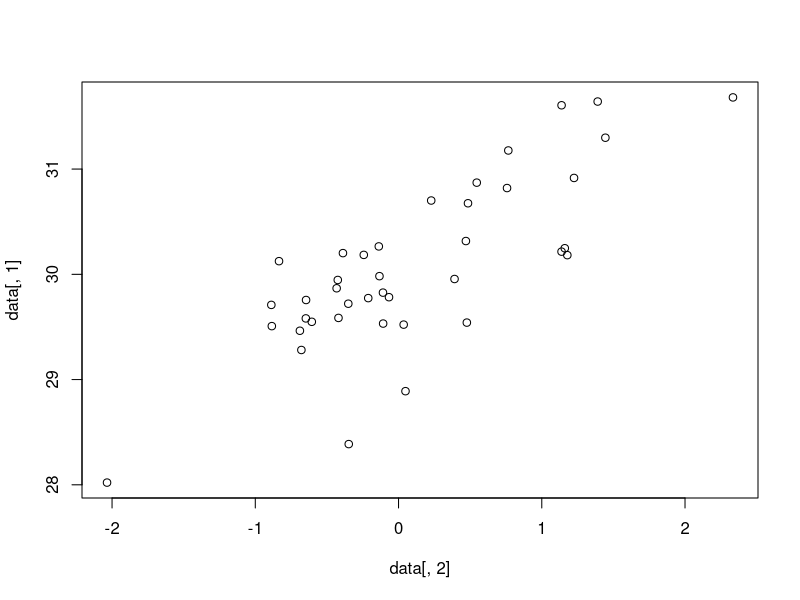
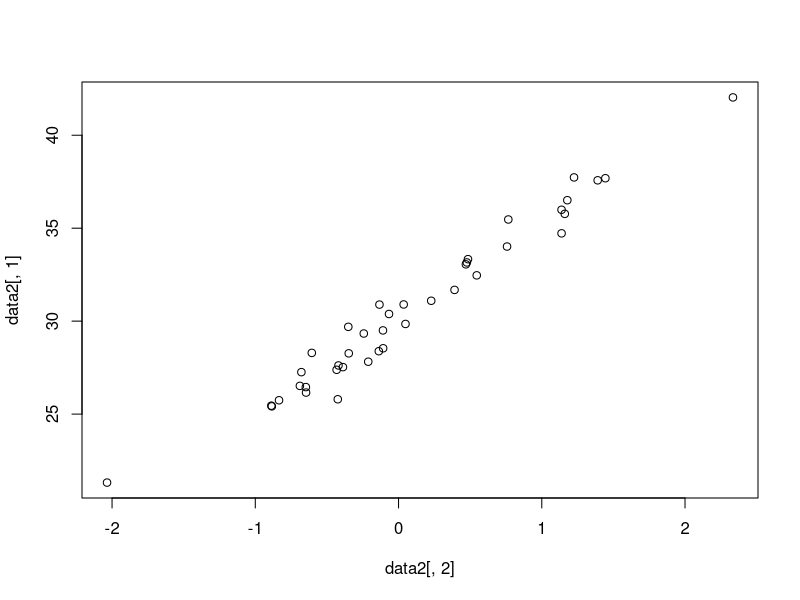
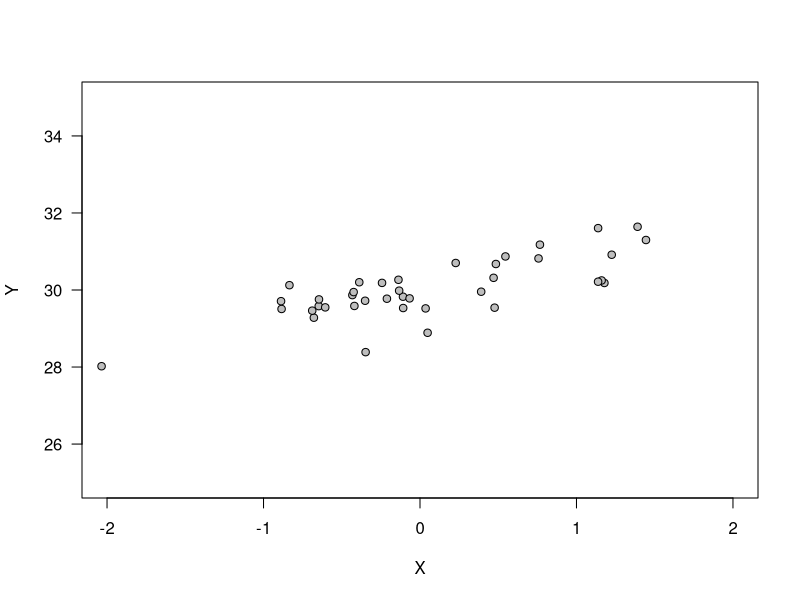
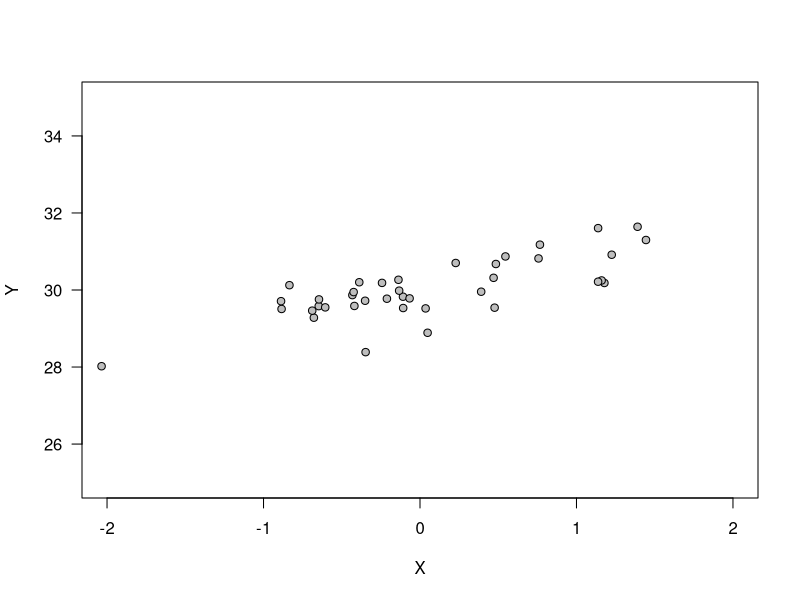
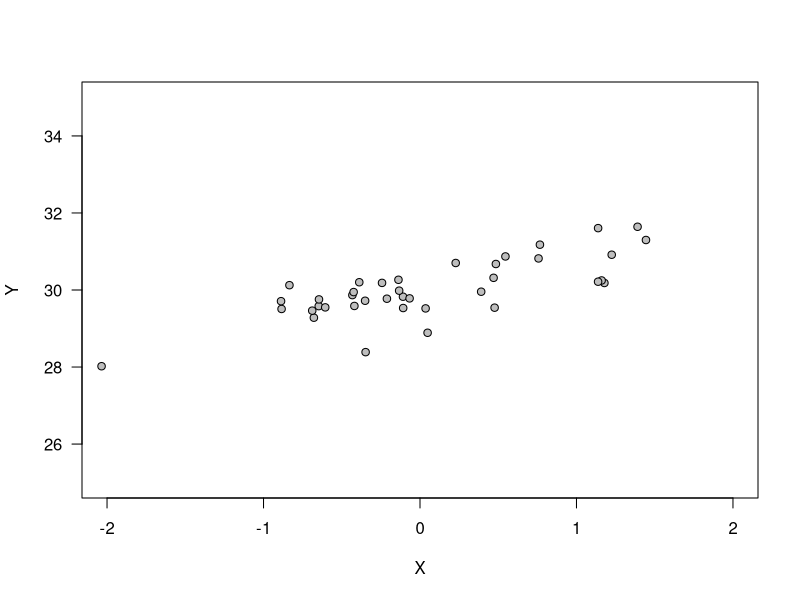
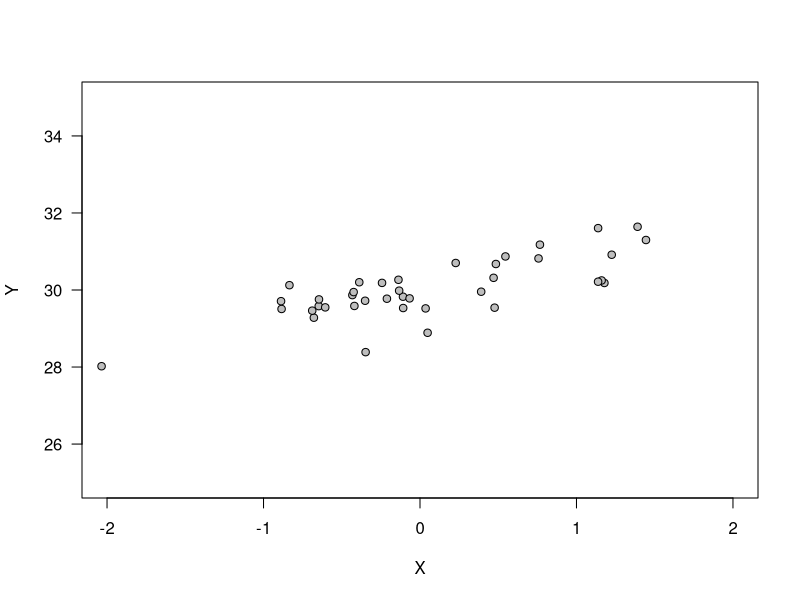
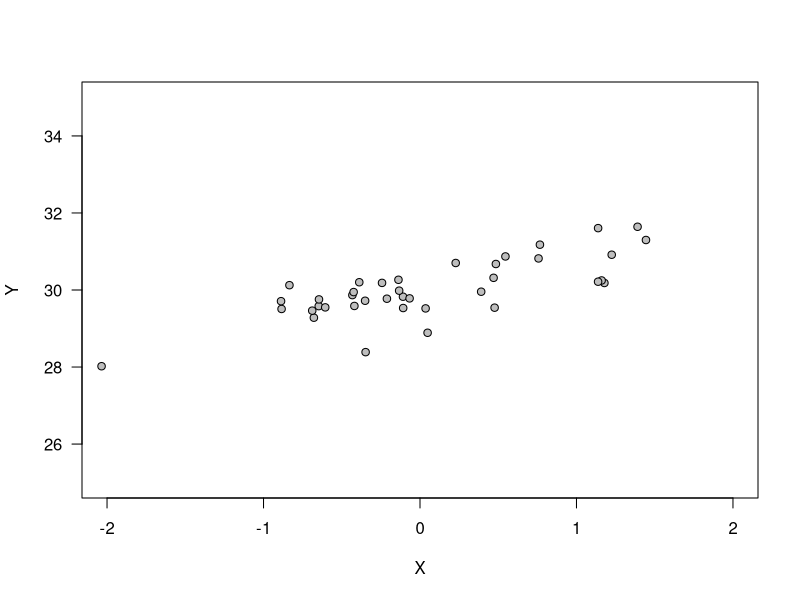
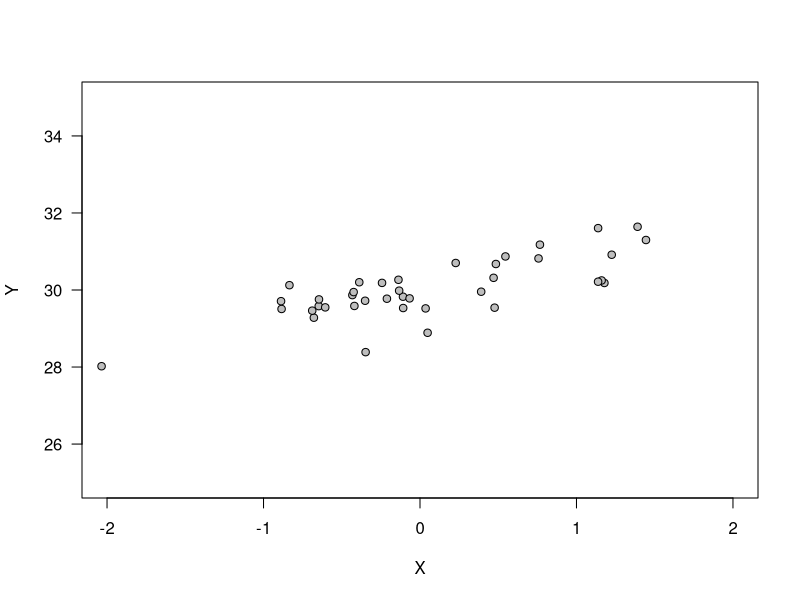

The R script that drew these images, in order:
## ---- chunk 1
#simulating data from a linear regression
intercept <- 30
rho       <- 0.8
slope     <- 5
nDataPts  <- 40

# as implemented in Farrell, Lewandowski 2018
data <- matrix(0,nDataPts,2)
data[,2] <- rnorm(nDataPts)
data[,1] <- rnorm(nDataPts)*sqrt(1.0 - rho^2)+data[,2]*rho+intercept

# as implemented with slope and error (CK)
data2 <- matrix(0,nDataPts,2)
data2[,2] <- data[,2]
data2[,1] <- (data2[,2]*slope+intercept) + rnorm(nDataPts,0,rho)

plot(data[,2],data[,1])
plot(data2[,2],data2[,1])
## ---- chunk 2
# regression analysis -traditional
reg1 <- lm(data[,1]~data[,2])
reg2 <- lm(data[,1]~data[,2])

summary(reg1)
summary(reg2)
## ---- chunk 3
# parameter estimates using the optim function
startParams <- c(5,0.1)
names(startParams) <- c("b1","b0")

# current data and preditions are being plotted
getregpred <- function(params,data){
  # here, we calculate the data from our independent variable under the assumption of the parameters b0(intercept) and b1(slope). Note that the names are hard coded here and that this function will only work for a linear regression. This is similar to the function that generated the data, but without the error term.
  getregpred <- params["b0"] + params["b1"]*data[,2]
  
  # draw graph when key is pressed
  par(ask=FALSE)
  plot(data[,2],type="n", las = 1, ylim = c(25,35),xlim=c(-2,2),xlab="X",ylab="Y")
  par(ask=FALSE)
  points(data[,2],data[,1],pch=21,bg="gray")
  lines(data[,2],getregpred,lty="solid")
  
  # return the computed regression data so we can calculate the deviation to the measured data
  return(getregpred)
}

# Get the computed predictions and compute how much they deviate

rmsd <- function(params,data1){
  # generate predictions
  preds <- getregpred(params,data1)
  #evaluate the deviation, this computes the sum of squared deviations between data points and devides by the total number of data points to get the mean summed square deviation
  rmsd <- sqrt(sum((preds-data1[,1])^2)/length(preds))
}

#the parameter estimation with 
# for model1
xout1 <- optim(startParams,rmsd,data1=data)

# for model2
xout2 <- optim(startParams,rmsd, data1=data2)

